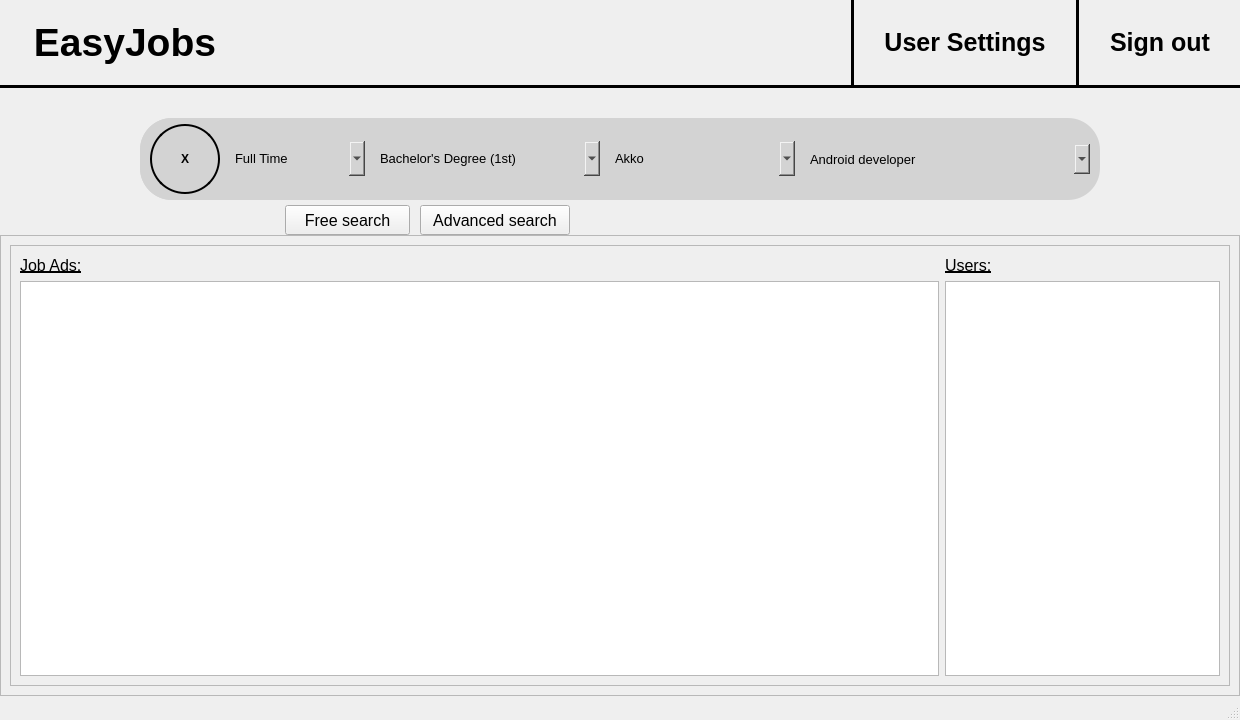
<?xml version="1.0" encoding="UTF-8"?>
<ui version="4.0">
 <class>MainWindow</class>
 <widget class="QMainWindow" name="MainWindow">
  <property name="geometry">
   <rect>
    <x>0</x>
    <y>0</y>
    <width>1240</width>
    <height>720</height>
   </rect>
  </property>
  <property name="minimumSize">
   <size>
    <width>1240</width>
    <height>720</height>
   </size>
  </property>
  <property name="maximumSize">
   <size>
    <width>1920</width>
    <height>1080</height>
   </size>
  </property>
  <property name="font">
   <font>
    <pointsize>12</pointsize>
   </font>
  </property>
  <property name="windowTitle">
   <string>MainWindow</string>
  </property>
  <property name="styleSheet">
   <string notr="true"/>
  </property>
  <widget class="QWidget" name="centralwidget">
   <layout class="QVBoxLayout" name="verticalLayout_6">
    <property name="spacing">
     <number>0</number>
    </property>
    <property name="leftMargin">
     <number>0</number>
    </property>
    <property name="topMargin">
     <number>0</number>
    </property>
    <property name="rightMargin">
     <number>0</number>
    </property>
    <property name="bottomMargin">
     <number>0</number>
    </property>
    <item>
     <layout class="QHBoxLayout" name="horizontalLayout_5">
      <property name="spacing">
       <number>0</number>
      </property>
      <item>
       <widget class="QLabel" name="name_label">
        <property name="minimumSize">
         <size>
          <width>250</width>
          <height>80</height>
         </size>
        </property>
        <property name="maximumSize">
         <size>
          <width>250</width>
          <height>80</height>
         </size>
        </property>
        <property name="font">
         <font>
          <pointsize>29</pointsize>
          <weight>75</weight>
          <bold>true</bold>
         </font>
        </property>
        <property name="text">
         <string>EasyJobs</string>
        </property>
        <property name="alignment">
         <set>Qt::AlignCenter</set>
        </property>
       </widget>
      </item>
      <item>
       <spacer name="horizontalSpacer_3">
        <property name="orientation">
         <enum>Qt::Horizontal</enum>
        </property>
        <property name="sizeHint" stdset="0">
         <size>
          <width>40</width>
          <height>20</height>
         </size>
        </property>
       </spacer>
      </item>
      <item>
       <widget class="Line" name="line_2">
        <property name="minimumSize">
         <size>
          <width>5</width>
          <height>85</height>
         </size>
        </property>
        <property name="maximumSize">
         <size>
          <width>5</width>
          <height>85</height>
         </size>
        </property>
        <property name="styleSheet">
         <string notr="true"/>
        </property>
        <property name="frameShadow">
         <enum>QFrame::Plain</enum>
        </property>
        <property name="lineWidth">
         <number>3</number>
        </property>
        <property name="midLineWidth">
         <number>0</number>
        </property>
        <property name="orientation">
         <enum>Qt::Vertical</enum>
        </property>
       </widget>
      </item>
      <item>
       <widget class="QPushButton" name="user_settings_button">
        <property name="minimumSize">
         <size>
          <width>220</width>
          <height>85</height>
         </size>
        </property>
        <property name="maximumSize">
         <size>
          <width>220</width>
          <height>85</height>
         </size>
        </property>
        <property name="font">
         <font>
          <pointsize>19</pointsize>
          <weight>75</weight>
          <bold>true</bold>
         </font>
        </property>
        <property name="cursor">
         <cursorShape>PointingHandCursor</cursorShape>
        </property>
        <property name="styleSheet">
         <string notr="true">border-right: 2px solid black;</string>
        </property>
        <property name="text">
         <string>User Settings</string>
        </property>
        <property name="flat">
         <bool>true</bool>
        </property>
       </widget>
      </item>
      <item alignment="Qt::AlignHCenter|Qt::AlignVCenter">
       <widget class="Line" name="line">
        <property name="minimumSize">
         <size>
          <width>5</width>
          <height>85</height>
         </size>
        </property>
        <property name="maximumSize">
         <size>
          <width>5</width>
          <height>85</height>
         </size>
        </property>
        <property name="styleSheet">
         <string notr="true"/>
        </property>
        <property name="frameShadow">
         <enum>QFrame::Plain</enum>
        </property>
        <property name="lineWidth">
         <number>3</number>
        </property>
        <property name="midLineWidth">
         <number>0</number>
        </property>
        <property name="orientation">
         <enum>Qt::Vertical</enum>
        </property>
       </widget>
      </item>
      <item>
       <widget class="QPushButton" name="sign_out_button">
        <property name="minimumSize">
         <size>
          <width>160</width>
          <height>85</height>
         </size>
        </property>
        <property name="maximumSize">
         <size>
          <width>160</width>
          <height>85</height>
         </size>
        </property>
        <property name="font">
         <font>
          <pointsize>19</pointsize>
          <weight>75</weight>
          <bold>true</bold>
         </font>
        </property>
        <property name="cursor">
         <cursorShape>PointingHandCursor</cursorShape>
        </property>
        <property name="styleSheet">
         <string notr="true"/>
        </property>
        <property name="text">
         <string>Sign out</string>
        </property>
        <property name="flat">
         <bool>true</bool>
        </property>
       </widget>
      </item>
     </layout>
    </item>
    <item>
     <widget class="Line" name="line_3">
      <property name="minimumSize">
       <size>
        <width>2000</width>
        <height>3</height>
       </size>
      </property>
      <property name="maximumSize">
       <size>
        <width>2000</width>
        <height>3</height>
       </size>
      </property>
      <property name="frameShadow">
       <enum>QFrame::Plain</enum>
      </property>
      <property name="lineWidth">
       <number>3</number>
      </property>
      <property name="orientation">
       <enum>Qt::Horizontal</enum>
      </property>
     </widget>
    </item>
    <item>
     <spacer name="verticalSpacer">
      <property name="orientation">
       <enum>Qt::Vertical</enum>
      </property>
      <property name="sizeType">
       <enum>QSizePolicy::Minimum</enum>
      </property>
      <property name="sizeHint" stdset="0">
       <size>
        <width>20</width>
        <height>30</height>
       </size>
      </property>
     </spacer>
    </item>
    <item alignment="Qt::AlignHCenter">
     <widget class="QFrame" name="search_frame">
      <property name="minimumSize">
       <size>
        <width>960</width>
        <height>82</height>
       </size>
      </property>
      <property name="maximumSize">
       <size>
        <width>960</width>
        <height>82</height>
       </size>
      </property>
      <property name="styleSheet">
       <string notr="true">background-color: lightgray;
border-radius: 32px;</string>
      </property>
      <property name="frameShape">
       <enum>QFrame::StyledPanel</enum>
      </property>
      <property name="frameShadow">
       <enum>QFrame::Raised</enum>
      </property>
      <widget class="QWidget" name="horizontalLayoutWidget">
       <property name="geometry">
        <rect>
         <x>0</x>
         <y>0</y>
         <width>951</width>
         <height>82</height>
        </rect>
       </property>
       <layout class="QHBoxLayout" name="horizontalLayout">
        <property name="spacing">
         <number>10</number>
        </property>
        <property name="leftMargin">
         <number>10</number>
        </property>
        <item>
         <widget class="QPushButton" name="search_button">
          <property name="minimumSize">
           <size>
            <width>70</width>
            <height>70</height>
           </size>
          </property>
          <property name="maximumSize">
           <size>
            <width>70</width>
            <height>70</height>
           </size>
          </property>
          <property name="font">
           <font>
            <weight>75</weight>
            <bold>true</bold>
           </font>
          </property>
          <property name="cursor">
           <cursorShape>PointingHandCursor</cursorShape>
          </property>
          <property name="styleSheet">
           <string notr="true">border: 2px solid black;
border-radius: 35px;
padding:10px;</string>
          </property>
          <property name="text">
           <string>X</string>
          </property>
          <property name="flat">
           <bool>false</bool>
          </property>
         </widget>
        </item>
        <item>
         <widget class="QComboBox" name="comboBox_job_type">
          <property name="minimumSize">
           <size>
            <width>135</width>
            <height>35</height>
           </size>
          </property>
          <property name="maximumSize">
           <size>
            <width>135</width>
            <height>35</height>
           </size>
          </property>
          <property name="font">
           <font>
            <pointsize>10</pointsize>
           </font>
          </property>
          <property name="cursor">
           <cursorShape>PointingHandCursor</cursorShape>
          </property>
          <property name="styleSheet">
           <string notr="true"/>
          </property>
          <item>
           <property name="text">
            <string>Full Time</string>
           </property>
          </item>
          <item>
           <property name="text">
            <string>Part Time</string>
           </property>
          </item>
          <item>
           <property name="text">
            <string>Seasonal</string>
           </property>
          </item>
          <item>
           <property name="text">
            <string>Contract</string>
           </property>
          </item>
          <item>
           <property name="text">
            <string>Temporary</string>
           </property>
          </item>
         </widget>
        </item>
        <item>
         <widget class="QComboBox" name="comboBox_degree">
          <property name="minimumSize">
           <size>
            <width>225</width>
            <height>35</height>
           </size>
          </property>
          <property name="maximumSize">
           <size>
            <width>225</width>
            <height>35</height>
           </size>
          </property>
          <property name="font">
           <font>
            <pointsize>10</pointsize>
           </font>
          </property>
          <property name="cursor">
           <cursorShape>PointingHandCursor</cursorShape>
          </property>
          <property name="whatsThis">
           <string>&lt;html&gt;&lt;head/&gt;&lt;body&gt;&lt;p align=&quot;center&quot;&gt;&lt;br/&gt;&lt;/p&gt;&lt;/body&gt;&lt;/html&gt;</string>
          </property>
          <property name="autoFillBackground">
           <bool>false</bool>
          </property>
          <property name="styleSheet">
           <string notr="true"/>
          </property>
          <item>
           <property name="text">
            <string>Bachelor's Degree (1st)</string>
           </property>
          </item>
          <item>
           <property name="text">
            <string>Master's Degree (2nd)</string>
           </property>
          </item>
          <item>
           <property name="text">
            <string>Ph.D (3rd)</string>
           </property>
          </item>
          <item>
           <property name="text">
            <string>Freelancer</string>
           </property>
          </item>
         </widget>
        </item>
        <item>
         <widget class="QComboBox" name="comboBox_location">
          <property name="minimumSize">
           <size>
            <width>185</width>
            <height>35</height>
           </size>
          </property>
          <property name="maximumSize">
           <size>
            <width>185</width>
            <height>35</height>
           </size>
          </property>
          <property name="font">
           <font>
            <pointsize>10</pointsize>
           </font>
          </property>
          <property name="cursor">
           <cursorShape>PointingHandCursor</cursorShape>
          </property>
          <property name="whatsThis">
           <string>&lt;html&gt;&lt;head/&gt;&lt;body&gt;&lt;p align=&quot;center&quot;&gt;&lt;br/&gt;&lt;/p&gt;&lt;/body&gt;&lt;/html&gt;</string>
          </property>
          <property name="styleSheet">
           <string notr="true"/>
          </property>
          <item>
           <property name="text">
            <string>Akko</string>
           </property>
          </item>
          <item>
           <property name="text">
            <string>Arad</string>
           </property>
          </item>
          <item>
           <property name="text">
            <string>Ashdod</string>
           </property>
          </item>
          <item>
           <property name="text">
            <string>Ashkelon</string>
           </property>
          </item>
          <item>
           <property name="text">
            <string>Bat Yam</string>
           </property>
          </item>
          <item>
           <property name="text">
            <string>Beer Sheva</string>
           </property>
          </item>
          <item>
           <property name="text">
            <string>Bait Shemesh</string>
           </property>
          </item>
          <item>
           <property name="text">
            <string>Dimona</string>
           </property>
          </item>
          <item>
           <property name="text">
            <string>Eilat</string>
           </property>
          </item>
          <item>
           <property name="text">
            <string>Haifa</string>
           </property>
          </item>
          <item>
           <property name="text">
            <string>Herzliya</string>
           </property>
          </item>
          <item>
           <property name="text">
            <string>Jerusalem</string>
           </property>
          </item>
          <item>
           <property name="text">
            <string>Kfar Saba</string>
           </property>
          </item>
          <item>
           <property name="text">
            <string>Kiryat Gat</string>
           </property>
          </item>
          <item>
           <property name="text">
            <string>Lod</string>
           </property>
          </item>
          <item>
           <property name="text">
            <string>Ofakim</string>
           </property>
          </item>
          <item>
           <property name="text">
            <string>Ramat Gan</string>
           </property>
          </item>
          <item>
           <property name="text">
            <string>Rishon Lezion</string>
           </property>
          </item>
          <item>
           <property name="text">
            <string>Tel Aviv-Yafo</string>
           </property>
          </item>
         </widget>
        </item>
        <item>
         <widget class="QComboBox" name="comboBox_role">
          <property name="minimumSize">
           <size>
            <width>285</width>
            <height>30</height>
           </size>
          </property>
          <property name="maximumSize">
           <size>
            <width>285</width>
            <height>30</height>
           </size>
          </property>
          <property name="font">
           <font>
            <pointsize>10</pointsize>
            <weight>50</weight>
            <bold>false</bold>
           </font>
          </property>
          <property name="cursor">
           <cursorShape>PointingHandCursor</cursorShape>
          </property>
          <property name="styleSheet">
           <string notr="true"/>
          </property>
          <item>
           <property name="text">
            <string>Android developer</string>
           </property>
          </item>
          <item>
           <property name="text">
            <string>Business systems analyst</string>
           </property>
          </item>
          <item>
           <property name="text">
            <string>Cloud engineer</string>
           </property>
          </item>
          <item>
           <property name="text">
            <string>Computer hardware engineer</string>
           </property>
          </item>
          <item>
           <property name="text">
            <string>Database administrator</string>
           </property>
          </item>
          <item>
           <property name="text">
            <string>Flutter/Dart software development</string>
           </property>
          </item>
          <item>
           <property name="text">
            <string>Full-stack developer</string>
           </property>
          </item>
          <item>
           <property name="text">
            <string>Geographic information system</string>
           </property>
          </item>
          <item>
           <property name="text">
            <string>iOS developer</string>
           </property>
          </item>
          <item>
           <property name="text">
            <string>IT security analyst</string>
           </property>
          </item>
          <item>
           <property name="text">
            <string>Java developer</string>
           </property>
          </item>
          <item>
           <property name="text">
            <string>Junior web developer</string>
           </property>
          </item>
          <item>
           <property name="text">
            <string>Network engineer</string>
           </property>
          </item>
          <item>
           <property name="text">
            <string>Project control officer</string>
           </property>
          </item>
          <item>
           <property name="text">
            <string>Project engineer</string>
           </property>
          </item>
          <item>
           <property name="text">
            <string>Python developer</string>
           </property>
          </item>
          <item>
           <property name="text">
            <string>QA manager</string>
           </property>
          </item>
          <item>
           <property name="text">
            <string>Ruby on Rails developer</string>
           </property>
          </item>
          <item>
           <property name="text">
            <string>Security operations analyst</string>
           </property>
          </item>
          <item>
           <property name="text">
            <string>Software engineer</string>
           </property>
          </item>
          <item>
           <property name="text">
            <string>SQL developer</string>
           </property>
          </item>
          <item>
           <property name="text">
            <string>User interface developer</string>
           </property>
          </item>
          <item>
           <property name="text">
            <string>User experience designer </string>
           </property>
          </item>
         </widget>
        </item>
       </layout>
      </widget>
     </widget>
    </item>
    <item>
     <layout class="QHBoxLayout" name="horizontalLayout_2">
      <property name="leftMargin">
       <number>0</number>
      </property>
      <property name="topMargin">
       <number>5</number>
      </property>
      <item>
       <spacer name="horizontalSpacer_4">
        <property name="orientation">
         <enum>Qt::Horizontal</enum>
        </property>
        <property name="sizeType">
         <enum>QSizePolicy::Expanding</enum>
        </property>
        <property name="sizeHint" stdset="0">
         <size>
          <width>180</width>
          <height>20</height>
         </size>
        </property>
       </spacer>
      </item>
      <item>
       <widget class="QPushButton" name="free_search_button">
        <property name="minimumSize">
         <size>
          <width>235</width>
          <height>30</height>
         </size>
        </property>
        <property name="maximumSize">
         <size>
          <width>235</width>
          <height>30</height>
         </size>
        </property>
        <property name="font">
         <font>
          <pointsize>12</pointsize>
         </font>
        </property>
        <property name="cursor">
         <cursorShape>PointingHandCursor</cursorShape>
        </property>
        <property name="styleSheet">
         <string notr="true">margin-right:10px;
margin-left:100px;</string>
        </property>
        <property name="text">
         <string>Free search</string>
        </property>
       </widget>
      </item>
      <item>
       <widget class="QPushButton" name="advanced_search_button">
        <property name="minimumSize">
         <size>
          <width>150</width>
          <height>30</height>
         </size>
        </property>
        <property name="maximumSize">
         <size>
          <width>150</width>
          <height>30</height>
         </size>
        </property>
        <property name="font">
         <font>
          <pointsize>12</pointsize>
         </font>
        </property>
        <property name="cursor">
         <cursorShape>PointingHandCursor</cursorShape>
        </property>
        <property name="text">
         <string>Advanced search</string>
        </property>
       </widget>
      </item>
      <item>
       <widget class="QLabel" name="no_jobs_found_label">
        <property name="enabled">
         <bool>true</bool>
        </property>
        <property name="minimumSize">
         <size>
          <width>300</width>
          <height>30</height>
         </size>
        </property>
        <property name="maximumSize">
         <size>
          <width>300</width>
          <height>30</height>
         </size>
        </property>
        <property name="font">
         <font>
          <pointsize>12</pointsize>
         </font>
        </property>
        <property name="styleSheet">
         <string notr="true">color:red;</string>
        </property>
        <property name="text">
         <string>&lt;html&gt;&lt;head/&gt;&lt;body&gt;&lt;p align=&quot;center&quot;&gt;&lt;br/&gt;&lt;/p&gt;&lt;/body&gt;&lt;/html&gt;</string>
        </property>
       </widget>
      </item>
      <item>
       <spacer name="horizontalSpacer_5">
        <property name="orientation">
         <enum>Qt::Horizontal</enum>
        </property>
        <property name="sizeHint" stdset="0">
         <size>
          <width>40</width>
          <height>20</height>
         </size>
        </property>
       </spacer>
      </item>
      <item>
       <spacer name="horizontalSpacer_2">
        <property name="orientation">
         <enum>Qt::Horizontal</enum>
        </property>
        <property name="sizeHint" stdset="0">
         <size>
          <width>40</width>
          <height>20</height>
         </size>
        </property>
       </spacer>
      </item>
     </layout>
    </item>
    <item>
     <widget class="QFrame" name="board_frame">
      <property name="frameShape">
       <enum>QFrame::StyledPanel</enum>
      </property>
      <property name="frameShadow">
       <enum>QFrame::Raised</enum>
      </property>
      <layout class="QVBoxLayout" name="verticalLayout_5">
       <item>
        <layout class="QVBoxLayout" name="verticalLayout_3">
         <item>
          <widget class="QScrollArea" name="board_scrollArea">
           <property name="widgetResizable">
            <bool>true</bool>
           </property>
           <widget class="QWidget" name="scrollAreaWidgetContents">
            <property name="geometry">
             <rect>
              <x>0</x>
              <y>0</y>
              <width>1216</width>
              <height>417</height>
             </rect>
            </property>
            <layout class="QHBoxLayout" name="horizontalLayout_4">
             <item>
              <layout class="QGridLayout" name="gridLayout">
               <item row="0" column="0">
                <widget class="QLabel" name="label_1">
                 <property name="minimumSize">
                  <size>
                   <width>0</width>
                   <height>20</height>
                  </size>
                 </property>
                 <property name="maximumSize">
                  <size>
                   <width>16777215</width>
                   <height>20</height>
                  </size>
                 </property>
                 <property name="font">
                  <font>
                   <underline>true</underline>
                  </font>
                 </property>
                 <property name="text">
                  <string>Job Ads:</string>
                 </property>
                </widget>
               </item>
               <item row="1" column="0">
                <widget class="QListWidget" name="listWidget">
                 <property name="minimumSize">
                  <size>
                   <width>0</width>
                   <height>0</height>
                  </size>
                 </property>
                 <property name="maximumSize">
                  <size>
                   <width>16777215</width>
                   <height>16777215</height>
                  </size>
                 </property>
                 <property name="cursor" stdset="0">
                  <cursorShape>PointingHandCursor</cursorShape>
                 </property>
                 <property name="styleSheet">
                  <string notr="true">font:24px;</string>
                 </property>
                </widget>
               </item>
               <item row="1" column="1">
                <widget class="QListWidget" name="listWidget_users">
                 <property name="maximumSize">
                  <size>
                   <width>275</width>
                   <height>16777215</height>
                  </size>
                 </property>
                 <property name="styleSheet">
                  <string notr="true">font:24px;</string>
                 </property>
                </widget>
               </item>
               <item row="0" column="1">
                <widget class="QLabel" name="label_2">
                 <property name="font">
                  <font>
                   <underline>true</underline>
                  </font>
                 </property>
                 <property name="text">
                  <string>Users:</string>
                 </property>
                </widget>
               </item>
              </layout>
             </item>
            </layout>
           </widget>
          </widget>
         </item>
        </layout>
       </item>
      </layout>
     </widget>
    </item>
   </layout>
  </widget>
  <widget class="QMenuBar" name="menubar">
   <property name="geometry">
    <rect>
     <x>0</x>
     <y>0</y>
     <width>1240</width>
     <height>21</height>
    </rect>
   </property>
  </widget>
  <widget class="QStatusBar" name="statusbar"/>
 </widget>
 <resources/>
 <connections/>
</ui>
